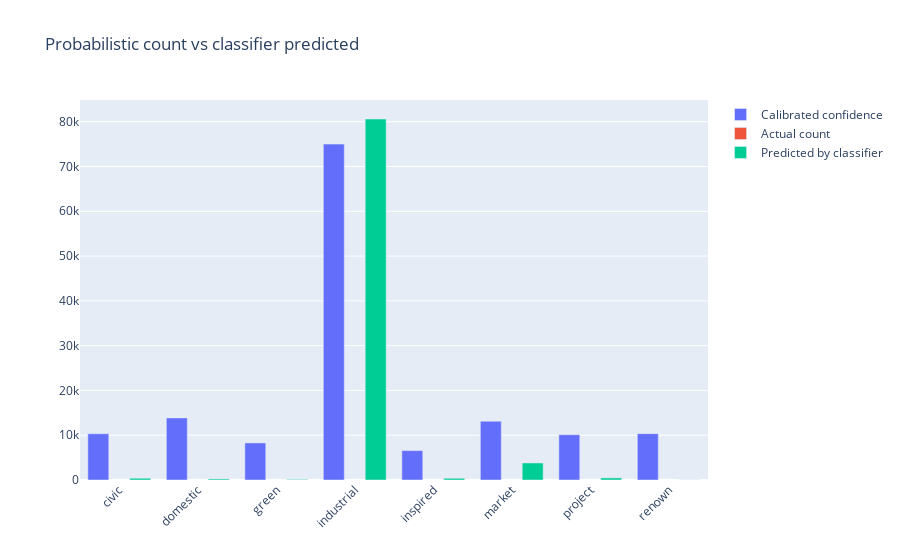
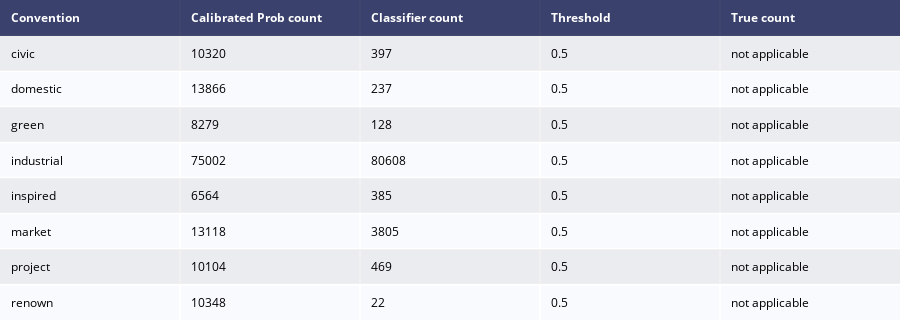

The notebook cell these images were saved under, in order:
### Markdown cell above
# Classify GitHub AI repo with latest models

    _DLModelsIsotonicRegression 
    _DLModels
    _thresholds
    _tokenizer

### Code cell
ai_repo_analysis_df = analyze_git_repo(AI_GITHUB_GIT, _thresholds, _tokenizer['tokenizer'], _DLModels, _DLModelsIsotonicRegression, model_helpers)

#OR - READ ALREADY CLASSIFIED FROM LOCAL SHELF
#ai_repo_analysis_df = retrieve_shelved_object('ai_repo_analysis_df', 'ai_repo_analysis_df')
#grouped_ai_repo_analysis_df = retrieve_shelved_object('grouped_ai_repo_analysis_df', 'grouped_ai_repo_analysis_df')
aivm_helper.get_all_shelfed('ai_repo_analysis_df', False)
aivm_helper.get_all_shelfed('grouped_ai_repo_analysis_df', False)

### Figure 1 — Plotly figure (JSON) as saved in the notebook; plotly's stock layout.template omitted (floating-point values rounded to 4 significant figures)
{"data": [{"name": "Calibrated confidence", "textposition": "auto", "type": "bar", "x": ["civic", "domestic", "green", "industrial", "inspired", "market", "project", "renown"], "y": [10320, 13866, 8279, 75002, 6564, 13118, 10104, 10348]}, {"name": "Actual count", "textposition": "auto", "type": "bar", "x": ["civic", "domestic", "green", "industrial", "inspired", "market", "project", "renown"], "y": ["not applicable", "not applicable", "not applicable", "not applicable", "not applicable", "not applicable", "not applicable", "not applicable"]}, {"name": "Predicted by classifier", "textposition": "auto", "type": "bar", "x": ["civic", "domestic", "green", "industrial", "inspired", "market", "project", "renown"], "y": [397, 237, 128, 80608, 385, 3805, 469, 22]}], "layout": {"barmode": "group", "title": {"text": "Probabilistic count vs classifier predicted"}, "xaxis": {"tickangle": -45}}}

### Figure 2 — Plotly figure (JSON) as saved in the notebook; plotly's stock layout.template omitted (floating-point values rounded to 4 significant figures)
{"data": [{"colorscale": [[0, "#00083e"], [0.5, "#ededee"], [1, "#ffffff"]], "hoverinfo": "none", "opacity": 0.75, "showscale": false, "type": "heatmap", "z": [[0, 0, 0, 0, 0], [0.5, 0.5, 0.5, 0.5, 0.5], [1, 1, 1, 1, 1], [0.5, 0.5, 0.5, 0.5, 0.5], [1, 1, 1, 1, 1], [0.5, 0.5, 0.5, 0.5, 0.5], [1, 1, 1, 1, 1], [0.5, 0.5, 0.5, 0.5, 0.5], [1, 1, 1, 1, 1]]}], "layout": {"annotations": [{"align": "left", "font": {"color": "#ffffff"}, "showarrow": false, "text": "<b>Convention</b>", "x": -0.45, "xanchor": "left", "xref": "x", "y": 0, "yref": "y"}, {"align": "left", "font": {"color": "#ffffff"}, "showarrow": false, "text": "<b>Calibrated Prob count</b>", "x": 0.55, "xanchor": "left", "xref": "x", "y": 0, "yref": "y"}, {"align": "left", "font": {"color": "#ffffff"}, "showarrow": false, "text": "<b>Classifier count</b>", "x": 1.55, "xanchor": "left", "xref": "x", "y": 0, "yref": "y"}, {"align": "left", "font": {"color": "#ffffff"}, "showarrow": false, "text": "<b>Threshold</b>", "x": 2.55, "xanchor": "left", "xref": "x", "y": 0, "yref": "y"}, {"align": "left", "font": {"color": "#ffffff"}, "showarrow": false, "text": "<b>True count</b>", "x": 3.55, "xanchor": "left", "xref": "x", "y": 0, "yref": "y"}, {"align": "left", "font": {"color": "#000000"}, "showarrow": false, "text": "civic", "x": -0.45, "xanchor": "left", "xref": "x", "y": 1, "yref": "y"}, {"align": "left", "font": {"color": "#000000"}, "showarrow": false, "text": "10320", "x": 0.55, "xanchor": "left", "xref": "x", "y": 1, "yref": "y"}, {"align": "left", "font": {"color": "#000000"}, "showarrow": false, "text": "397", "x": 1.55, "xanchor": "left", "xref": "x", "y": 1, "yref": "y"}, {"align": "left", "font": {"color": "#000000"}, "showarrow": false, "text": "0.5", "x": 2.55, "xanchor": "left", "xref": "x", "y": 1, "yref": "y"}, {"align": "left", "font": {"color": "#000000"}, "showarrow": false, "text": "not applicable", "x": 3.55, "xanchor": "left", "xref": "x", "y": 1, "yref": "y"}, {"align": "left", "font": {"color": "#000000"}, "showarrow": false, "text": "domestic", "x": -0.45, "xanchor": "left", "xref": "x", "y": 2, "yref": "y"}, {"align": "left", "font": {"color": "#000000"}, "showarrow": false, "text": "13866", "x": 0.55, "xanchor": "left", "xref": "x", "y": 2, "yref": "y"}, {"align": "left", "font": {"color": "#000000"}, "showarrow": false, "text": "237", "x": 1.55, "xanchor": "left", "xref": "x", "y": 2, "yref": "y"}, {"align": "left", "font": {"color": "#000000"}, "showarrow": false, "text": "0.5", "x": 2.55, "xanchor": "left", "xref": "x", "y": 2, "yref": "y"}, {"align": "left", "font": {"color": "#000000"}, "showarrow": false, "text": "not applicable", "x": 3.55, "xanchor": "left", "xref": "x", "y": 2, "yref": "y"}, {"align": "left", "font": {"color": "#000000"}, "showarrow": false, "text": "green", "x": -0.45, "xanchor": "left", "xref": "x", "y": 3, "yref": "y"}, {"align": "left", "font": {"color": "#000000"}, "showarrow": false, "text": "8279", "x": 0.55, "xanchor": "left", "xref": "x", "y": 3, "yref": "y"}, {"align": "left", "font": {"color": "#000000"}, "showarrow": false, "text": "128", "x": 1.55, "xanchor": "left", "xref": "x", "y": 3, "yref": "y"}, {"align": "left", "font": {"color": "#000000"}, "showarrow": false, "text": "0.5", "x": 2.55, "xanchor": "left", "xref": "x", "y": 3, "yref": "y"}, {"align": "left", "font": {"color": "#000000"}, "showarrow": false, "text": "not applicable", "x": 3.55, "xanchor": "left", "xref": "x", "y": 3, "yref": "y"}, {"align": "left", "font": {"color": "#000000"}, "showarrow": false, "text": "industrial", "x": -0.45, "xanchor": "left", "xref": "x", "y": 4, "yref": "y"}, {"align": "left", "font": {"color": "#000000"}, "showarrow": false, "text": "75002", "x": 0.55, "xanchor": "left", "xref": "x", "y": 4, "yref": "y"}, {"align": "left", "font": {"color": "#000000"}, "showarrow": false, "text": "80608", "x": 1.55, "xanchor": "left", "xref": "x", "y": 4, "yref": "y"}, {"align": "left", "font": {"color": "#000000"}, "showarrow": false, "text": "0.5", "x": 2.55, "xanchor": "left", "xref": "x", "y": 4, "yref": "y"}, {"align": "left", "font": {"color": "#000000"}, "showarrow": false, "text": "not applicable", "x": 3.55, "xanchor": "left", "xref": "x", "y": 4, "yref": "y"}, {"align": "left", "font": {"color": "#000000"}, "showarrow": false, "text": "inspired", "x": -0.45, "xanchor": "left", "xref": "x", "y": 5, "yref": "y"}, {"align": "left", "font": {"color": "#000000"}, "showarrow": false, "text": "6564", "x": 0.55, "xanchor": "left", "xref": "x", "y": 5, "yref": "y"}, {"align": "left", "font": {"color": "#000000"}, "showarrow": false, "text": "385", "x": 1.55, "xanchor": "left", "xref": "x", "y": 5, "yref": "y"}, {"align": "left", "font": {"color": "#000000"}, "showarrow": false, "text": "0.5", "x": 2.55, "xanchor": "left", "xref": "x", "y": 5, "yref": "y"}, {"align": "left", "font": {"color": "#000000"}, "showarrow": false, "text": "not applicable", "x": 3.55, "xanchor": "left", "xref": "x", "y": 5, "yref": "y"}, {"align": "left", "font": {"color": "#000000"}, "showarrow": false, "text": "market", "x": -0.45, "xanchor": "left", "xref": "x", "y": 6, "yref": "y"}, {"align": "left", "font": {"color": "#000000"}, "showarrow": false, "text": "13118", "x": 0.55, "xanchor": "left", "xref": "x", "y": 6, "yref": "y"}, {"align": "left", "font": {"color": "#000000"}, "showarrow": false, "text": "3805", "x": 1.55, "xanchor": "left", "xref": "x", "y": 6, "yref": "y"}, {"align": "left", "font": {"color": "#000000"}, "showarrow": false, "text": "0.5", "x": 2.55, "xanchor": "left", "xref": "x", "y": 6, "yref": "y"}, {"align": "left", "font": {"color": "#000000"}, "showarrow": false, "text": "not applicable", "x": 3.55, "xanchor": "left", "xref": "x", "y": 6, "yref": "y"}, {"align": "left", "font": {"color": "#000000"}, "showarrow": false, "text": "project", "x": -0.45, "xanchor": "left", "xref": "x", "y": 7, "yref": "y"}, {"align": "left", "font": {"color": "#000000"}, "showarrow": false, "text": "10104", "x": 0.55, "xanchor": "left", "xref": "x", "y": 7, "yref": "y"}, {"align": "left", "font": {"color": "#000000"}, "showarrow": false, "text": "469", "x": 1.55, "xanchor": "left", "xref": "x", "y": 7, "yref": "y"}, {"align": "left", "font": {"color": "#000000"}, "showarrow": false, "text": "0.5", "x": 2.55, "xanchor": "left", "xref": "x", "y": 7, "yref": "y"}, {"align": "left", "font": {"color": "#000000"}, "showarrow": false, "text": "not applicable", "x": 3.55, "xanchor": "left", "xref": "x", "y": 7, "yref": "y"}, {"align": "left", "font": {"color": "#000000"}, "showarrow": false, "text": "renown", "x": -0.45, "xanchor": "left", "xref": "x", "y": 8, "yref": "y"}, {"align": "left", "font": {"color": "#000000"}, "showarrow": false, "text": "10348", "x": 0.55, "xanchor": "left", "xref": "x", "y": 8, "yref": "y"}, {"align": "left", "font": {"color": "#000000"}, "showarrow": false, "text": "22", "x": 1.55, "xanchor": "left", "xref": "x", "y": 8, "yref": "y"}, {"align": "left", "font": {"color": "#000000"}, "showarrow": false, "text": "0.5", "x": 2.55, "xanchor": "left", "xref": "x", "y": 8, "yref": "y"}, {"align": "left", "font": {"color": "#000000"}, "showarrow": false, "text": "not applicable", "x": 3.55, "xanchor": "left", "xref": "x", "y": 8, "yref": "y"}], "height": 320, "margin": {"b": 0, "l": 0, "r": 0, "t": 0}, "xaxis": {"dtick": 1, "gridwidth": 2, "showticklabels": false, "tick0": -0.5, "ticks": "", "zeroline": false}, "yaxis": {"autorange": "reversed", "dtick": 1, "gridwidth": 2, "showticklabels": false, "tick0": 0.5, "ticks": "", "zeroline": false}}}
